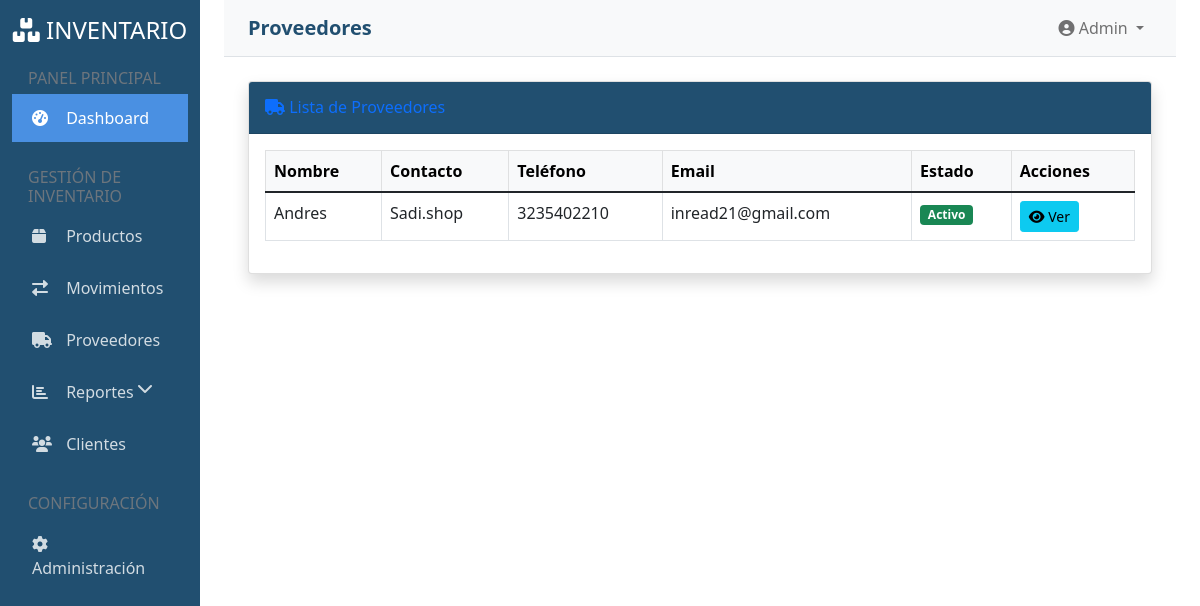
Page /proveedores/ (signed in) on the committed database.
### proveedores/models.py (models this page shows, shortened)
class Proveedor(models.Model):
    nombre = models.CharField(max_length=200)
    contacto = models.CharField(max_length=100)
    telefono = models.CharField(max_length=20)
    email = models.EmailField()
    direccion = models.TextField()
    activo = models.BooleanField(default=True)
    fecha_creacion = models.DateTimeField(auto_now_add=True)
    class Meta:
        verbose_name_plural = "Proveedores"

### proveedores/views.py (the view)
# urls.py: path('', views.lista_proveedores, name='lista_proveedores'),
@login_required
def lista_proveedores(request):
    proveedores = Proveedor.objects.all()
    return render(request, 'proveedores/lista_proveedores.html', {
        'proveedores': proveedores
    })

### proveedores/templates/proveedores/lista_proveedores.html (shortened to what this page needs)
{% extends 'base/base.html' %}
{% block page_title %}Proveedores{% endblock %}
{% block content %}
<div class="card shadow">
    <div class="card-header py-3 d-flex justify-content-between align-items-center">
        <h6 class="m-0 font-weight-bold text-primary">
            <i class="fas fa-truck"></i>
            Lista de Proveedores
        </h6>
    </div>
    <div class="card-body">
        {% if proveedores %}
        <div class="table-responsive">
            <table class="table table-bordered table-hover">
                <thead class="table-light">
                    <tr>
                        <th>Nombre</th>
                        <th>Contacto</th>
                        <th>Teléfono</th>
                        <th>Email</th>
                        <th>Estado</th>
                        <th>Acciones</th>
                    </tr>
                </thead>
                <tbody>
                    {% for proveedor in proveedores %}
                    <tr>
                        <td>{{ proveedor.nombre }}</td>
                        <td>{{ proveedor.contacto }}</td>
                        <td>{{ proveedor.telefono }}</td>
                        <td>{{ proveedor.email }}</td>
                        <td>
                            {% if proveedor.activo %}
                                <span class="badge bg-success">Activo</span>
                            {% else %}
                                <span class="badge bg-danger">Inactivo</span>
                            {% endif %}
                        </td>
                        <td>
                            <a href="{% url 'proveedores:detalle_proveedor' proveedor.pk %}"
                               class="btn btn-info btn-sm">
                                <i class="fas fa-eye"></i> Ver
                            </a>
                        </td>
                    </tr>
                    {% endfor %}
                </tbody>
            </table>
        </div>
        {% else %}
        <div class="alert alert-info">
            <i class="fas fa-info-circle"></i>
            No hay proveedores registrados.
        </div>
        {% endif %}
    </div>
</div>
{% endblock %}

### templates/base/base.html (style rules this page uses)
:root { --primary-color: #214f70; --secondary-color: #4a90e2; --accent-color: #f5a623; }
.card-header { background-color: var(--primary-color); color: white; }

### rows in the picture
Proveedor: nombre "Andres", contacto "Sadi.shop", telefono "3235402210", email "inread21@gmail.com", activo "Activo"
